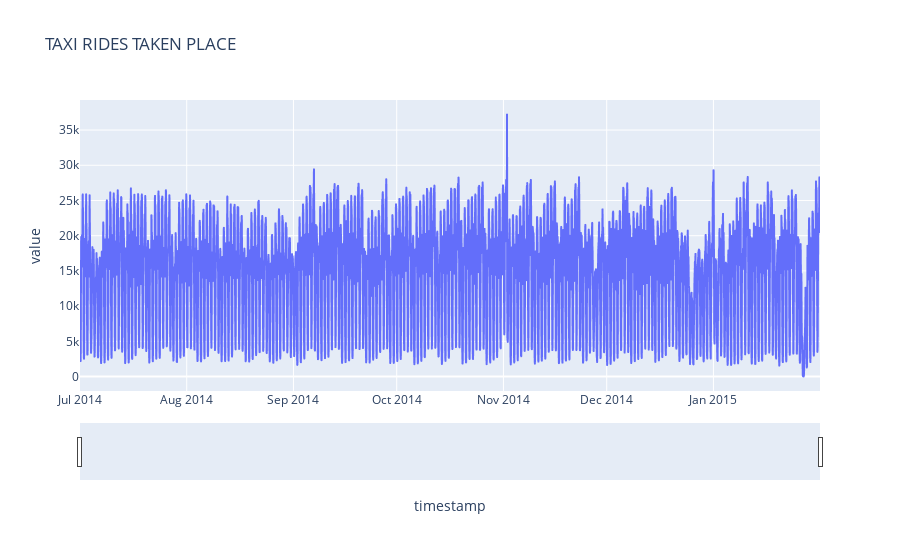
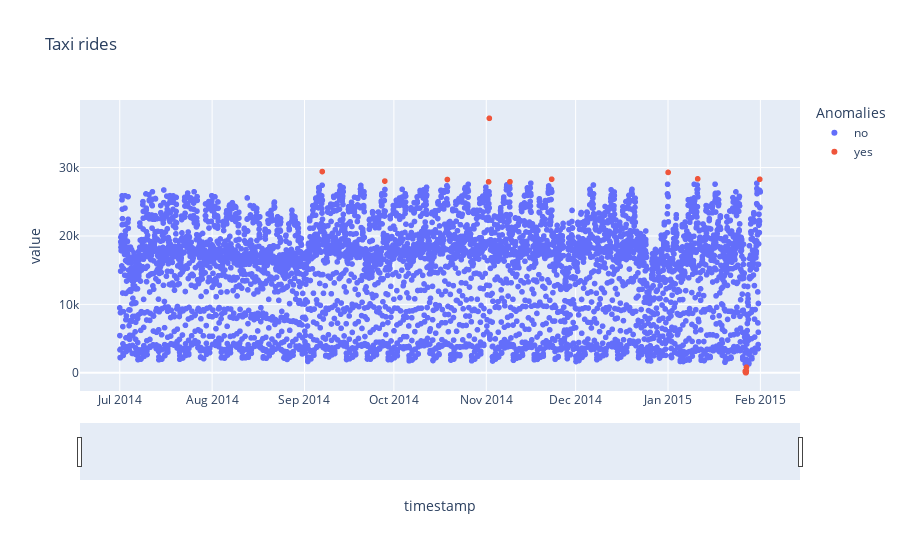

Notebook code cell kept with these figures, in order:
### Code cell
# ###### 
#     The line chart above shows the number of taxi rides recorded during each hour of the day. During the morning hours (5-10), the number of taxi rides increases or is higher. Most people are going to work at this time. Also, during the evening hours, the number of rides is higher because most people travel home from work. 

# ### Detailed line plot
#     how all the data points in the aggregated time series dataset.

fig = px.line(data.reset_index(), x='timestamp', y='value', title='TAXI RIDES TAKEN PLACE')
fig.update_xaxes(
    rangeslider_visible=True,
)
fig.show()

## Building the anomaly detection using Isolation Forest 

from sklearn.ensemble import IsolationForest

model =  IsolationForest(contamination=0.004)

model.fit(data[['value']])

data['Anomalies']=pd.Series(model.predict(data[['value']])).apply(lambda x: 'yes' if (x == -1) else 'no' )


data.query('Anomalies == "yes"')

fig = px.scatter(data.reset_index(),x='timestamp', y='value',color='Anomalies',hover_data=['weekday']
                ,title='Taxi rides')

fig.update_xaxes(
rangeslider_visible = True,
)

fig.show()

### Figure 1 — Plotly figure (JSON) as saved in the notebook; plotly's stock layout.template omitted (floating-point values rounded to 4 significant figures; data arrays with more than 128 entries replaced by an {"elided": "..."} marker saying what was removed)
{"data": [{"hovertemplate": "timestamp=%{x}<br>value=%{y}<extra></extra>", "legendgroup": "", "line": {"color": "#636efa", "dash": "solid"}, "marker": {"symbol": "circle"}, "mode": "lines", "name": "", "showlegend": false, "type": "scattergl", "x": {"elided": "5160 str values"}, "xaxis": "x", "y": {"elided": "5160 float values"}, "yaxis": "y"}], "layout": {"legend": {"tracegroupgap": 0}, "title": {"text": "TAXI RIDES TAKEN PLACE"}, "xaxis": {"anchor": "y", "domain": [0, 1], "rangeslider": {"visible": true}, "title": {"text": "timestamp"}}, "yaxis": {"anchor": "x", "domain": [0, 1], "title": {"text": "value"}}}}

### Figure 2 — Plotly figure (JSON) as saved in the notebook; plotly's stock layout.template omitted (floating-point values rounded to 4 significant figures; data arrays with more than 128 entries replaced by an {"elided": "..."} marker saying what was removed)
{"data": [{"customdata": {"elided": "5140x1 str values"}, "hovertemplate": "Anomalies=no<br>timestamp=%{x}<br>value=%{y}<br>weekday=%{customdata[0]}<extra></extra>", "legendgroup": "no", "marker": {"color": "#636efa", "symbol": "circle"}, "mode": "markers", "name": "no", "showlegend": true, "type": "scattergl", "x": {"elided": "5140 str values"}, "xaxis": "x", "y": {"elided": "5140 float values"}, "yaxis": "y"}, {"customdata": [["Saturday"], ["Saturday"], ["Saturday"], ["Saturday"], ["Sunday"], ["Saturday"], ["Saturday"], ["Thursday"], ["Saturday"], ["Monday"], ["Tuesday"], ["Tuesday"], ["Tuesday"], ["Tuesday"], ["Tuesday"], ["Tuesday"], ["Tuesday"], ["Tuesday"], ["Tuesday"], ["Saturday"]], "hovertemplate": "Anomalies=yes<br>timestamp=%{x}<br>value=%{y}<br>weekday=%{customdata[0]}<extra></extra>", "legendgroup": "yes", "marker": {"color": "#EF553B", "symbol": "circle"}, "mode": "markers", "name": "yes", "showlegend": true, "type": "scattergl", "x": ["2014-09-06T23:00:00", "2014-09-27T23:00:00", "2014-10-18T23:00:00", "2014-11-01T19:00:00", "2014-11-02T01:00:00", "2014-11-08T23:00:00", "2014-11-22T23:00:00", "2015-01-01T01:00:00", "2015-01-10T23:00:00", "2015-01-26T23:00:00", "2015-01-27T00:00:00", "2015-01-27T01:00:00", "2015-01-27T02:00:00", "2015-01-27T03:00:00", "2015-01-27T04:00:00", "2015-01-27T05:00:00", "2015-01-27T06:00:00", "2015-01-27T07:00:00", "2015-01-27T08:00:00", "2015-01-31T19:00:00"], "xaxis": "x", "y": [29420.0, 28020.0, 28250.0, 27912, 37200.0, 27926, 28299, 29292, 28351, 243, 94.5, 39.5, 29, 9.5, 14.5, 29, 88, 274, 809.5, 28290.0], "yaxis": "y"}], "layout": {"legend": {"title": {"text": "Anomalies"}, "tracegroupgap": 0}, "title": {"text": "Taxi rides"}, "xaxis": {"anchor": "y", "domain": [0, 1], "rangeslider": {"visible": true}, "title": {"text": "timestamp"}}, "yaxis": {"anchor": "x", "domain": [0, 1], "title": {"text": "value"}}}}
